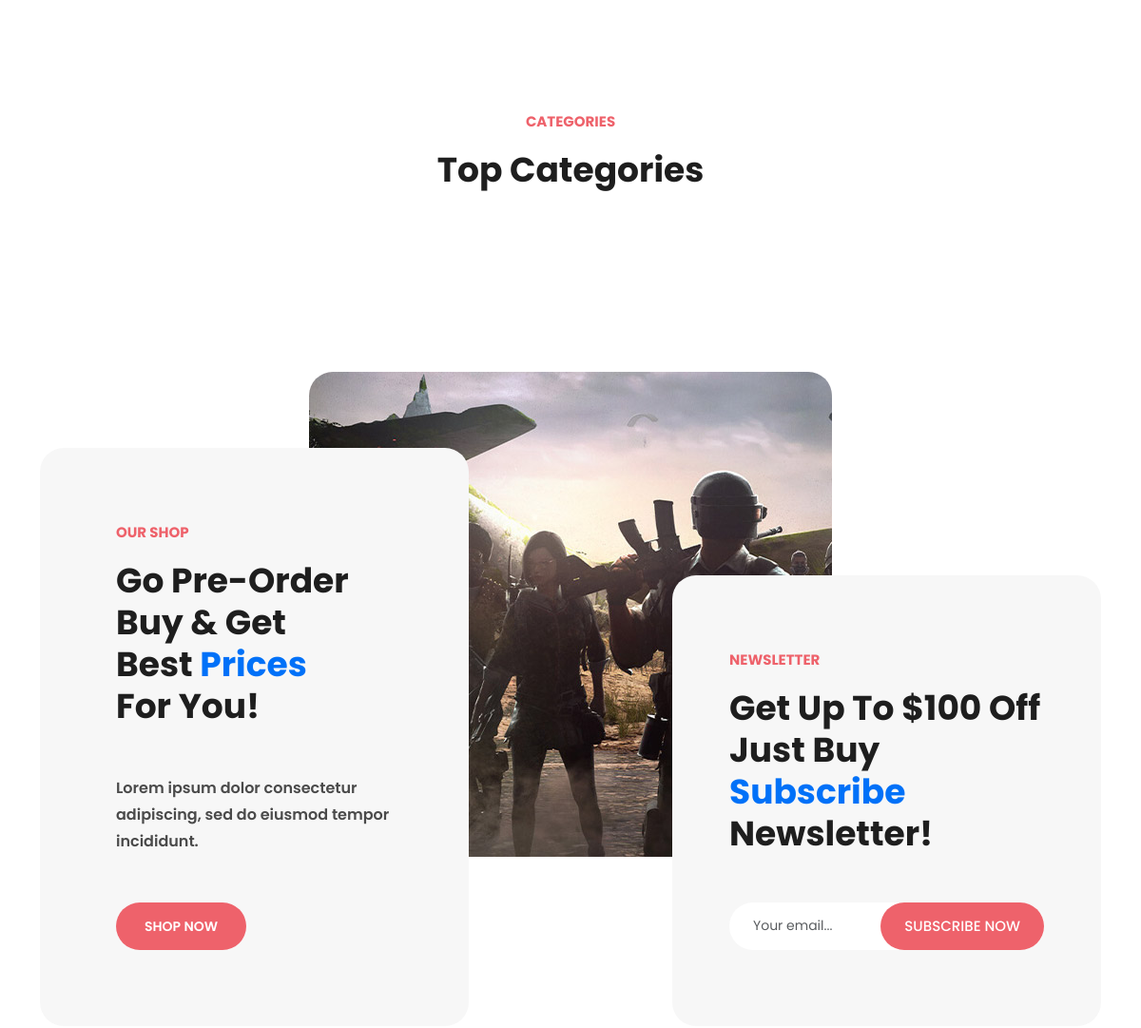
Before: / (middle part) with the older database file.
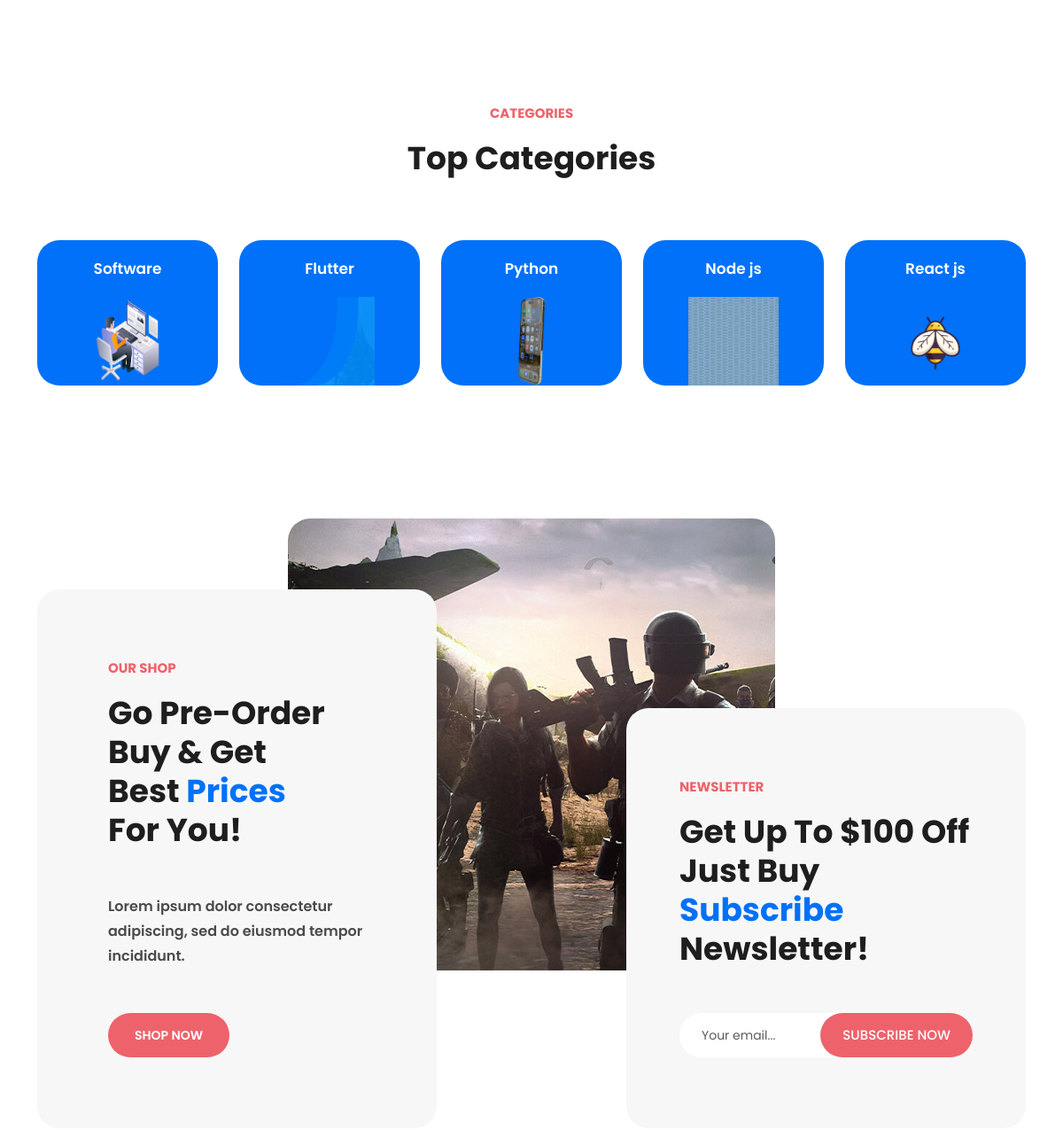
After: the same page with the newer database file.
### edu_auth/models.py (models this page shows, shortened)
class Category(models.Model):
    category_name = models.CharField(max_length=100)
    type = models.SlugField(unique=True,max_length=50)
    is_hide = models.BooleanField(default= False)
    categgory_image = models.ImageField(_('Category Image'), upload_to='category-images', null=True, blank=True,default="placeholders/placeholder.jpg")
    created_at = models.DateTimeField(_('Created Joined'), auto_now_add=True)
    updated_at = models.DateTimeField(auto_now=True)

### edu_auth/views.py (the view)
# urls.py: path("", views.home, name="home"),
def home(request):
    category = models.Category.objects.all()
    return render(request,"index.html",context={
        'category':category
    })

### templates/index.html (shortened to what this page needs)
{% load static %}
<!DOCTYPE html>
<html lang="en">
  <head>
    <link href="{% static 'vendor/bootstrap/css/bootstrap.min.css'%}" rel="stylesheet">
    <link rel="stylesheet" href="{% static 'assets/css/fontawesome.css'%}">
    <link rel="stylesheet" href="{% static 'assets/css/templatemo-lugx-gaming.css'%}">
    <link rel="stylesheet" href="{% static 'assets/css/owl.css'%}">
    <link rel="stylesheet" href="{% static 'assets/css/animate.css'%}">
    <link rel="stylesheet"href="https://unpkg.com/swiper@7/swiper-bundle.min.css"/>
  </head>
<body>
  <div class="section categories">
    <div class="container">
      <div class="row">
        <div class="col-lg-12 text-center">
          <div class="section-heading">
            <h6>Categories</h6>
            <h2>Top Categories</h2>
          </div>
        </div>
        {%for cat in category%}
        <div class="col-lg col-sm-6 col-xs-12">
          <div class="item">
            <h4>{{cat.category_name}}</h4>
            <div class="thumb">
              <a href="{% url 'product_details'%}"><img src="{{cat.categgory_image.url}}" alt="" style="width: 50%;height: 100px;"></a>
            </div>
          </div>
        </div>
        {%endfor%}
      </div>
    </div>
  </div>
  <div class="section cta">
    <div class="container">
      <div class="row">
        <div class="col-lg-5">
          <div class="shop">
            <div class="row">
              <div class="col-lg-12">
                <div class="section-heading">
                  <h6>Our Shop</h6>
                  <h2>Go Pre-Order Buy & Get Best <em>Prices</em> For You!</h2>
                </div>
                <p>Lorem ipsum dolor consectetur adipiscing, sed do eiusmod tempor incididunt.</p>
                <div class="main-button">
                  <a href="{% url 'shop'%}">Shop Now</a>
                </div>
              </div>
            </div>
          </div>
        </div>
        <div class="col-lg-5 offset-lg-2 align-self-end">
          <div class="subscribe">
            <div class="row">
              <div class="col-lg-12">
                <div class="section-heading">
                  <h6>NEWSLETTER</h6>
                  <h2>Get Up To $100 Off Just Buy <em>Subscribe</em> Newsletter!</h2>
                </div>
                <div class="search-input">
                  <form id="subscribe" action="#">
                    <button type="submit">Subscribe Now</button>
                  </form>
                </div>
              </div>
            </div>
          </div>
        </div>
      </div>
    </div>
  </div>
  </body>
</html>

### static/assets/css/templatemo-lugx-gaming.css (style rules this page uses)
html, body, div, span, applet, object, iframe, h1, h2, h3, h4, h5, h6, p, blockquote, div pre, a, abbr, acronym, address, big, cite, code, del, dfn, em, font, img, ins, kbd, q, s, samp, small, strike, strong, sub, sup, tt, var, b, u, i, center, dl, dt, dd, ol, ul, li, figure, header, nav, section, article, aside, footer, figcaption { margin: 0; padding: 0; border: 0; outline: 0; }
* { box-sizing: border-box; }
html, body { font-family: 'Poppins', sans-serif; -ms-text-size-adjust: 100%; -webkit-font-smoothing: antialiased; -moz-osx-font-smoothing: grayscale; }
a { text-decoration: none !important; }
h1, h2, h3, h4, h5, h6 { color: #1e1e1e; margin-top: 0px; margin-bottom: 0px; font-weight: 700; }
p { font-size: 14px; line-height: 28px; color: #4a4a4a; }
img { width: 100%; overflow: hidden; }
html, body { font-family: 'Poppins', sans-serif; }
.section { margin-top: 120px; }
.section-heading { margin-bottom: 70px; }
.section-heading h2 { font-size: 36px; font-weight: 700; text-transform: capitalize; margin-top: 20px; line-height: 44px; }
.section-heading h2 em { font-style: normal; color: #0071f8; }
.section-heading h6 { color: #ee626b; font-size: 15px; text-transform: uppercase; font-weight: 700; }
.main-button a { display: inline-block; background-color: #ee626b; text-transform: uppercase; color: #fff; font-size: 14px; font-weight: 600; height: 50px; line-height: 50px; padding: 0px 30px; border-radius: 25px; transition: all .3s; }
.categories .item { background-color: #0071f8; position: relative; border-radius: 25px; text-align: center; margin-bottom: 30px; }
.categories .item .thumb { position: relative; border-radius: 25px; overflow: hidden; }
.categories .item h4 { font-size: 17px; font-weight: 600; color: #fff; padding: 22px; margin-bottom: 0px; }
.cta { position: relative; }
.cta::after { background-image: url(../images/cta-bg.jpg); max-width: 550px; max-height: 510px; width: 100%; height: 100%; position: absolute; content: ''; border-radius: 25px; left: 50%; transform: translateX(-275px); top: 0; z-index: -1; }
.cta .shop { margin-top: 80px; background-color: #f7f7f7; border-radius: 25px; padding: 80px; }
.cta .shop .section-heading { margin-right: 30px; margin-bottom: 50px; }
.cta .shop p { font-weight: 600; font-size: 16px; }
.cta .shop .main-button { margin-top: 50px; }
.cta .subscribe { background-color: #f7f7f7; border-radius: 25px; padding: 80px 60px; }
.cta .subscribe .section-heading { margin-bottom: 50px; }
.cta .subscribe form { position: relative; max-width: 100%; }
.cta .subscribe form button { display: inline-block; height: 50px; line-height: 50px; background-color: #ee626b; color: #fff; font-size: 15px; text-transform: uppercase; font-weight: 500; padding: 0px 25px; border: none; border-radius: 25px; position: absolute; right: 0; top: 0; transition: all .3s; }
body { overflow-x: hidden; }

Changed rows visible on the page:
added Category: category_name "Software", categgory_image (picture)
added Category: category_name "Flutter", categgory_image (placeholder picture)
added Category: category_name "Python", categgory_image (picture)
added Category: category_name "Node js", categgory_image (picture)
added Category: category_name "React js", categgory_image (picture)
